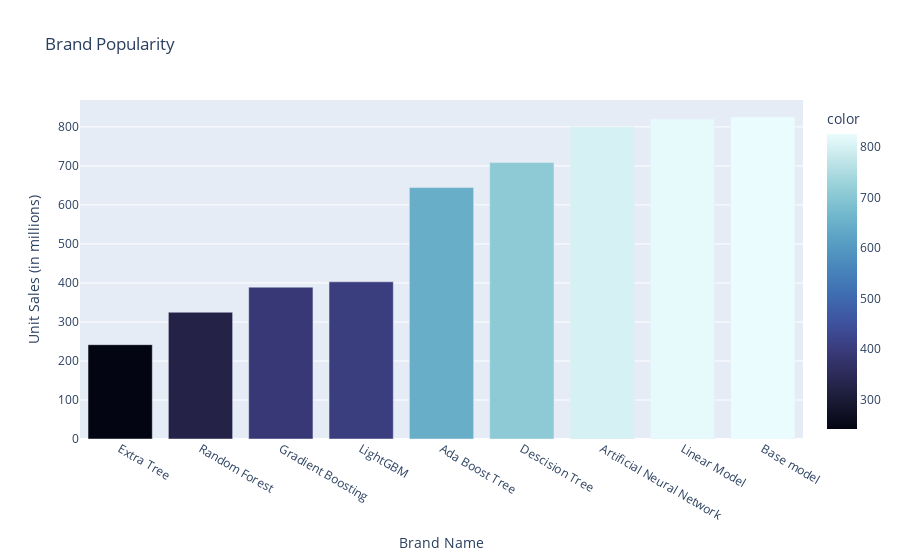

The notebook cell this image was saved under:
### Code cell
# Plot the bar chart
fig = px.bar(df, x=grouped.Model, y=grouped.MSE, color=grouped.MSE, title="Brand Popularity",color_continuous_scale= "ice")

# Add axis labels
fig.update_layout(xaxis_title="Brand Name", 
                  yaxis_title="Unit Sales (in millions)",
                  xaxis={'categoryorder':'total ascending'},
                 )

# Show the plot
fig.show()

### Figure 1 — Plotly figure (JSON) as saved in the notebook; plotly's stock layout.template omitted (floating-point values rounded to 4 significant figures)
{"data": [{"alignmentgroup": "True", "hovertemplate": "x=%{x}<br>y=%{y}<br>color=%{marker.color}<extra></extra>", "legendgroup": "", "marker": {"color": [825.4, 820.3, 799.9, 708.6, 644.3, 402.9, 389.2, 325.0, 241.8], "coloraxis": "coloraxis", "pattern": {"shape": ""}}, "name": "", "offsetgroup": "", "orientation": "v", "showlegend": false, "textposition": "auto", "type": "bar", "x": ["Base model", "Linear Model", "Artificial Neural Network", "Descision Tree", "Ada Boost Tree", "LightGBM", "Gradient Boosting", "Random Forest", "Extra Tree"], "xaxis": "x", "y": [825.4, 820.3, 799.9, 708.6, 644.3, 402.9, 389.2, 325.0, 241.8], "yaxis": "y"}], "layout": {"barmode": "relative", "coloraxis": {"colorbar": {"title": {"text": "color"}}, "colorscale": [[0, "rgb(3, 5, 18)"], [0.09091, "rgb(25, 25, 51)"], [0.1818, "rgb(44, 42, 87)"], [0.2727, "rgb(58, 60, 125)"], [0.3636, "rgb(62, 83, 160)"], [0.4545, "rgb(62, 109, 178)"], [0.5455, "rgb(72, 134, 187)"], [0.6364, "rgb(89, 159, 196)"], [0.7273, "rgb(114, 184, 205)"], [0.8182, "rgb(149, 207, 216)"], [0.9091, "rgb(192, 229, 232)"], [1, "rgb(234, 252, 253)"]]}, "legend": {"tracegroupgap": 0}, "title": {"text": "Brand Popularity"}, "xaxis": {"anchor": "y", "categoryorder": "total ascending", "domain": [0, 1], "title": {"text": "Brand Name"}}, "yaxis": {"anchor": "x", "domain": [0, 1], "title": {"text": "Unit Sales (in millions)"}}}}
